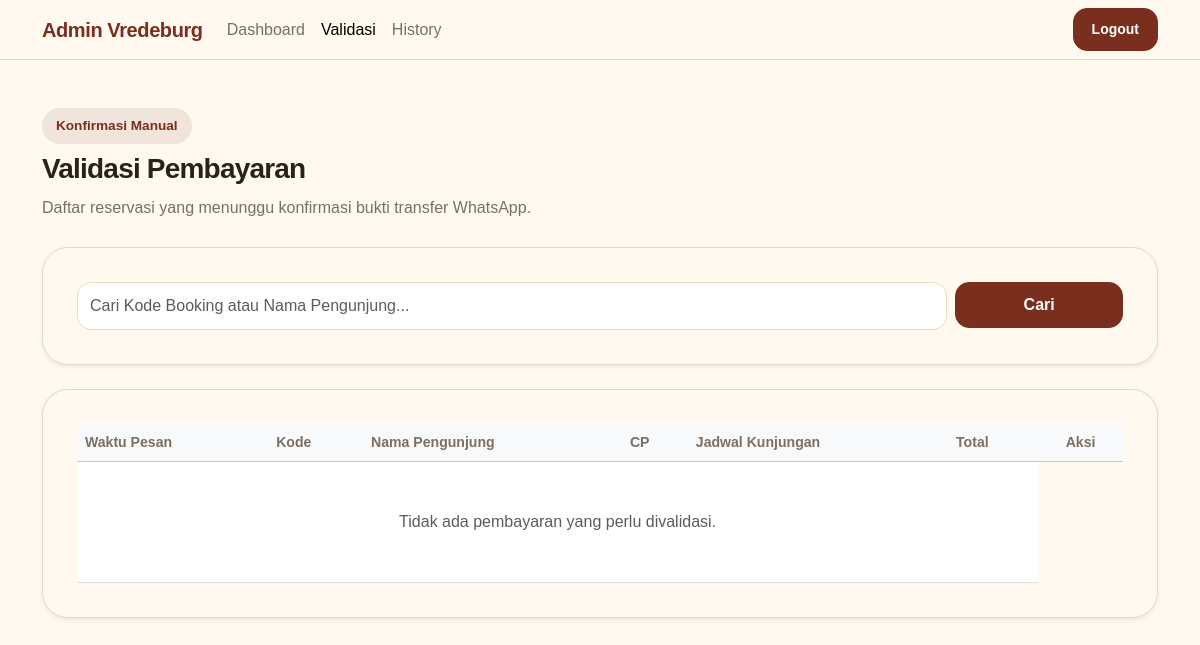
Before: /admin/validasi.php (signed in) with the older database file.
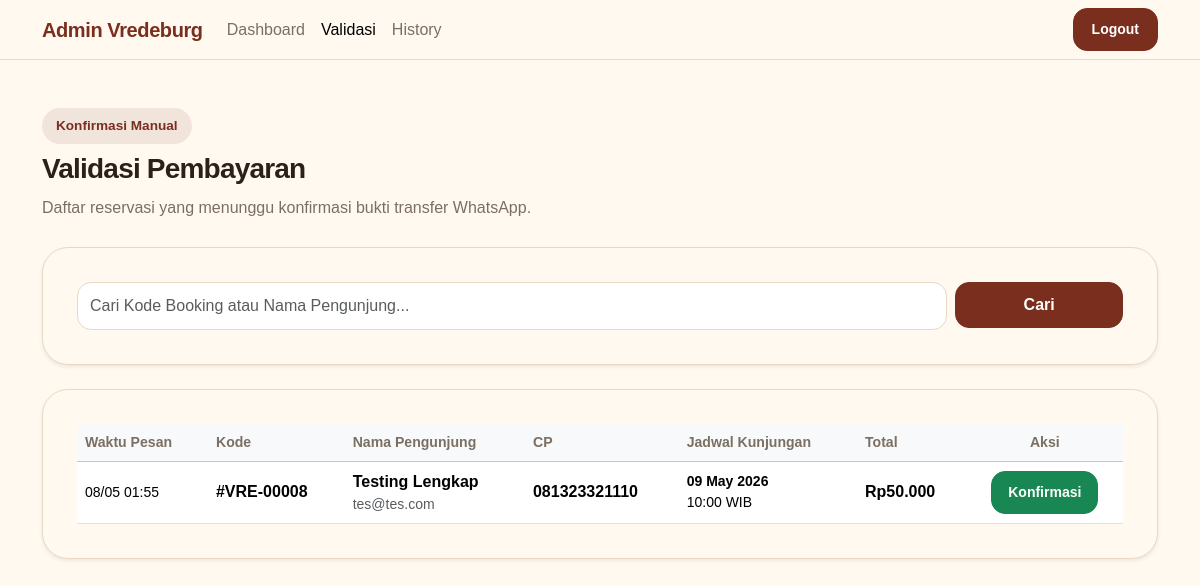
After: the same page with the newer database file.
### tables this page shows
CREATE TABLE `reservations` (
  `id_reservasi` int(11) NOT NULL,
  `id_user` int(11) NOT NULL,
  `no_telepon` varchar(20) DEFAULT NULL,
  `tgl_kunjungan` date NOT NULL,
  `jam_kunjungan` time NOT NULL,
  `jumlah_orang` int(11) NOT NULL,
  `total_harga` decimal(10,2) NOT NULL,
  `status` enum('pending','confirmed','canceled') DEFAULT 'pending',
  `created_at` timestamp NOT NULL DEFAULT current_timestamp(),
  `created_by` varchar(50) NOT NULL,
  `updated_at` timestamp NULL DEFAULT NULL ON UPDATE current_timestamp(),
  `updated_by` varchar(50) DEFAULT NULL,
  `is_deleted` tinyint(1) DEFAULT 0,
  `deleted_at` timestamp NULL DEFAULT NULL,
  `deleted_by` varchar(50) DEFAULT NULL
);

CREATE TABLE `users` (
  `id_user` int(11) NOT NULL,
  `nama_lengkap` varchar(100) NOT NULL,
  `email` varchar(100) NOT NULL,
  `password` varchar(255) NOT NULL,
  `role` enum('admin','user') NOT NULL DEFAULT 'user',
  `created_at` timestamp NOT NULL DEFAULT current_timestamp(),
  `created_by` varchar(50) DEFAULT 'system',
  `updated_at` timestamp NULL DEFAULT NULL ON UPDATE current_timestamp(),
  `updated_by` varchar(50) DEFAULT NULL,
  `is_deleted` tinyint(1) DEFAULT 0,
  `deleted_at` timestamp NULL DEFAULT NULL,
  `deleted_by` varchar(50) DEFAULT NULL
);

### config/functions.php (called while the page is built, shortened)
<?php
function e($value) {
    return htmlspecialchars($value ?? '', ENT_QUOTES, 'UTF-8');
}
function rupiah($number) {
    return 'Rp' . number_format((int) $number, 0, ',', '.');
}

### admin/validasi.php (the view, shortened to what this page needs)
<?php
require_once '../config/koneksi.php';
require_once '../config/functions.php';
$search = trim($_GET['search'] ?? '');
$where = "WHERE r.status = 'pending' AND r.is_deleted = 0";
$params = [];
$sql = "SELECT r.*, u.nama_lengkap, u.email
        FROM reservations r
        JOIN users u ON r.id_user = u.id_user
        $where
        ORDER BY r.created_at ASC";
$stmt = $pdo->prepare($sql);
$stmt->execute($params);
$pendingList = $stmt->fetchAll();
?>
<!DOCTYPE html>
<html lang="id">
<head>
    <link href="https://cdn.jsdelivr.net/npm/bootstrap@5.3.3/dist/css/bootstrap.min.css" rel="stylesheet">
    <link href="../assets/css/style.css" rel="stylesheet">
</head>
<body class="app-body">
<nav class="navbar navbar-expand-lg navbar-vredeburg sticky-top">
    <div class="container">
        <a class="navbar-brand fw-bold" href="dashboard.php">Admin Vredeburg</a>
        <div class="collapse navbar-collapse">
            <ul class="navbar-nav me-auto">
                <li class="nav-item"><a class="nav-link" href="dashboard.php">Dashboard</a></li>
                <li class="nav-item"><a class="nav-link active" href="validasi.php">Validasi</a></li>
                <li class="nav-item"><a class="nav-link" href="history.php">History</a></li>
            </ul>
            <a href="../logout.php" class="btn btn-heritage btn-sm">Logout</a>
        </div>
    </div>
</nav>
<main class="py-5">
    <div class="container">
        <div class="mb-4">
            <span class="section-badge mb-2">Konfirmasi Manual</span>
            <h1 class="h3 fw-bold section-title">Validasi Pembayaran</h1>
            <p class="text-muted-custom">Daftar reservasi yang menunggu konfirmasi bukti transfer WhatsApp.</p>
        </div>
        <div class="card-panel mb-4 shadow-sm">
            <form method="GET" class="row g-2">
                <div class="col-md-10">
                    <input type="text" name="search" class="form-control" placeholder="Cari Kode Booking atau Nama Pengunjung..." value="<?= e($search); ?>">
                </div>
                <div class="col-md-2">
                    <button class="btn btn-heritage w-100">Cari</button>
                </div>
            </form>
        </div>
        <div class="card-panel shadow-sm">
            <div class="table-responsive">
                <table class="table table-hover align-middle mb-0">
                    <thead class="table-light">
                        <tr>
                            <th>Waktu Pesan</th>
                            <th>Kode</th>
                            <th>Nama Pengunjung</th>
                            <th>CP</th>
                            <th>Jadwal Kunjungan</th>
                            <th>Total</th>
                            <th class="text-center">Aksi</th>
                        </tr>
                    </thead>
                    <tbody>
                        <?php if (!$pendingList): ?>
                            <tr>
                                <td colspan="6" class="text-center py-5 text-muted">Tidak ada pembayaran yang perlu divalidasi.</td>
                            </tr>
                        <?php endif; ?>
                        <?php foreach ($pendingList as $row): ?>
                            <tr>
                                <td class="small"><?= date('d/m H:i', strtotime($row['created_at'])); ?></td>
                                <td class="fw-bold">#VRE-<?= str_pad($row['id_reservasi'], 5, '0', STR_PAD_LEFT); ?></td>
                                <td>
                                    <div class="fw-bold"><?= e($row['nama_lengkap']); ?></div>
                                    <div class="small text-muted"><?= e($row['email']); ?></div>
                                </td>
                                <td>
                                    <div class="fw-bold"><?= e($row['no_telepon']); ?></div>
                                </td>
                                <td>
                                    <div class="small fw-bold"><?= date('d M Y', strtotime($row['tgl_kunjungan'])); ?></div>
                                    <div class="small"><?= substr($row['jam_kunjungan'], 0, 5); ?> WIB</div>
                                </td>
                                <td class="fw-bold text-brick"><?= rupiah($row['total_harga']); ?></td>
                                <td class="text-center">
                                    <form action="proses_validasi.php" method="POST" onsubmit="return confirm('Yakin sudah cek bukti transfer untuk reservasi ini?')">
                                        <button type="submit" class="btn btn-success btn-sm px-3">Konfirmasi</button>
                                    </form>
                                </td>
                            </tr>
                        <?php endforeach; ?>
                    </tbody>
                </table>
            </div>
        </div>
    </div>
</main>
</body>
</html>

Changed rows visible on the page:
added reservations: created_at "08/05 01:55", id_reservasi "00008", id_user.nama_lengkap "Testing Lengkap", id_user.email "tes@tes.com", no_telepon "081323321110", tgl_kunjungan "09 May 2026", jam_kunjungan "10:00", total_harga "Rp50.000"
Other visible differences:
text no longer shown: "Tidak ada pembayaran yang perlu divalidasi."
